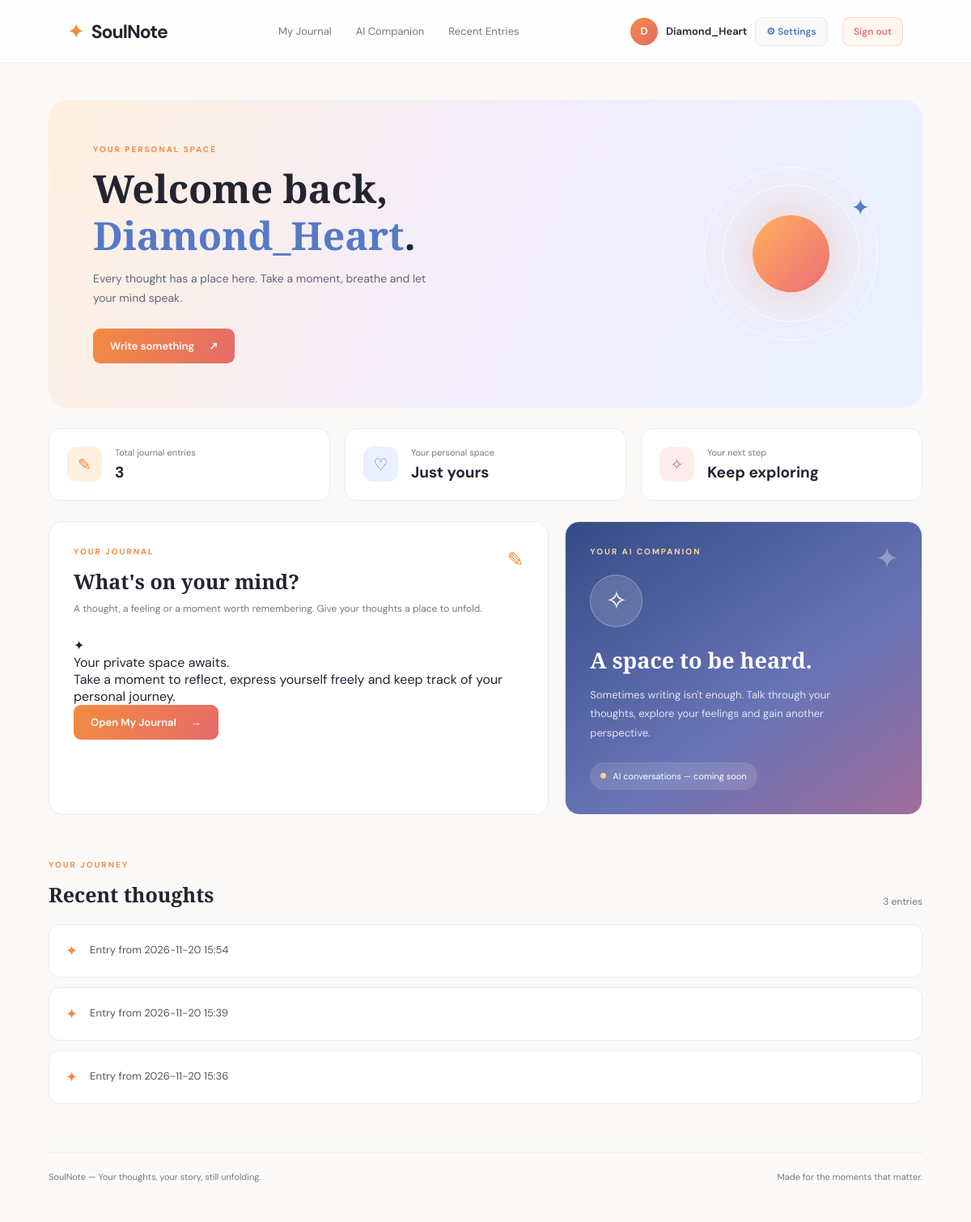
/home/ (signed in), run on an earlier commit of the app's database.
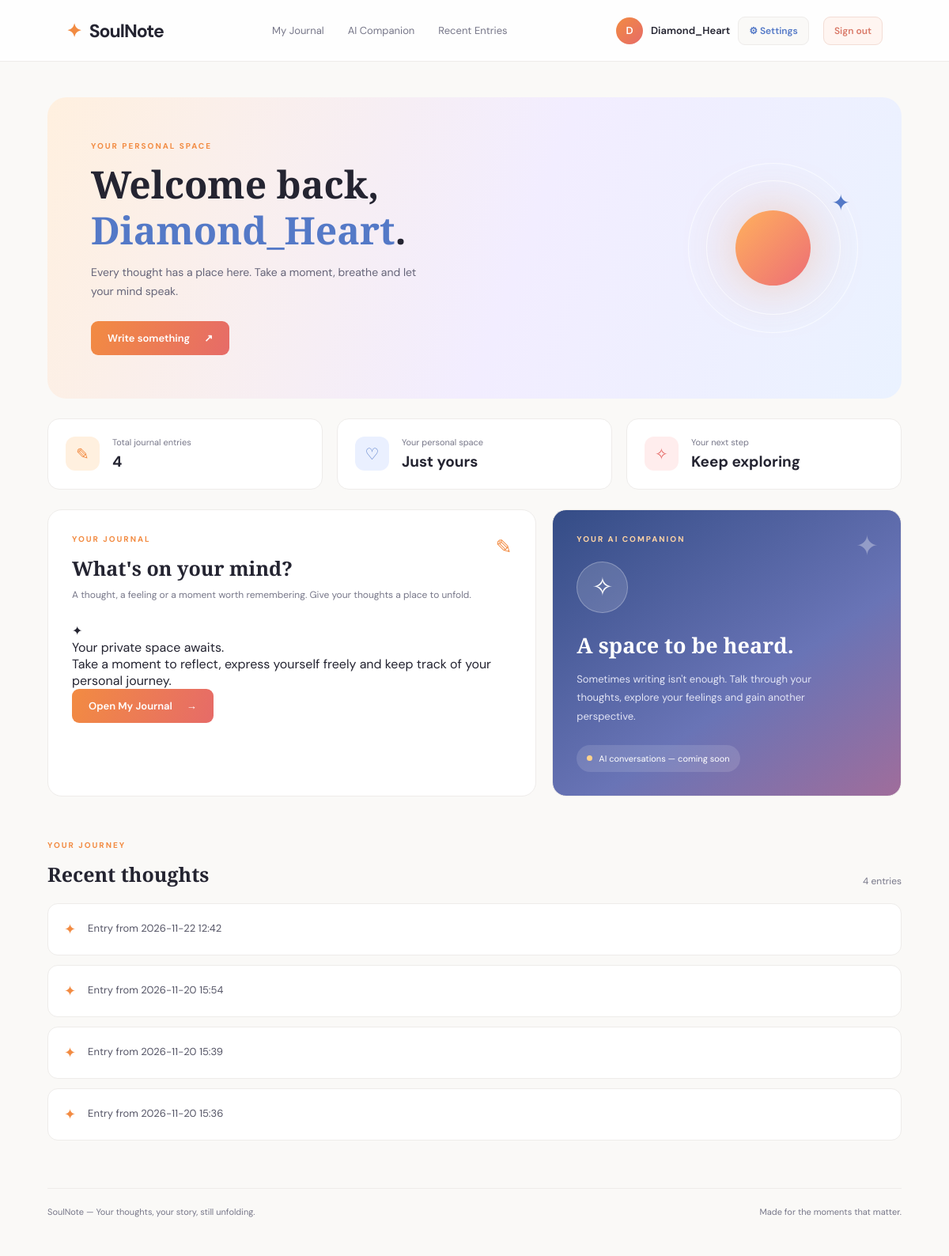
And on a later commit of the database.
### diary/models.py (models this page shows)
class DiaryEntry(models.Model):
	entry_uuid = models.UUIDField(
		default=uuid.uuid4,
		editable=False,
		null=True
	)
	user = models.ForeignKey(User, on_delete=models.CASCADE, related_name='diary_entries')
	content = models.TextField()
	detected_emotions = models.CharField(max_length=50, blank=True, null=True)
	ai_reflection = models.TextField(blank=True, null=True)
	ip_address = models.GenericIPAddressField(blank=True, null=True)
	created_at = models.DateTimeField(auto_now_add=True)
	updated_at = models.DateTimeField(auto_now=True)
	class Meta:
		ordering = ['-created_at']
		verbose_name_plural = "Diary Entries"
		constraints = [
			models.UniqueConstraint(
				fields=['user', 'entry_uuid'],
				name='unique_entry_uuid_per_user'
			)
		]
	def __str__(self):
		return f"Entry from {self.created_at.strftime('%Y-%m-%d %H:%M')}"

### diary/views.py (the view)
# urls.py: path('home/', home_view, name='home'),
@login_required(login_url='landing')
def home_view(request):
	entries = DiaryEntry.objects.filter(
		user=request.user
	).order_by('-id')
	context = {
		'username': request.user.username,
		'entries': entries,
		'entry_count': entries.count(),
	}
	return render(request, 'diary/home.html', context)

### templates/diary/home.html (shortened to what the changed rows need)
{% load static %}
<!DOCTYPE html>
<html lang="en">
<head>
    <link rel="stylesheet" href="{% static 'styles/home.css' %}">
</head>
<body>
    <main class="dashboard">
        <section class="welcome">
            <div>
                <h1>
                    Welcome back,
                    <span>{{ request.user.first_name|default:request.user.username }}</span>.
                </h1>
            </div>
        </section>
        <section class="overview">
            <div class="overview-card">
                <div>
                    <p>Total journal entries</p>
                    <h2>{{ entries|length }}</h2>
                </div>
            </div>
            <div class="overview-card">
                <div>
                    <h2>Just yours</h2>
                </div>
            </div>
            <div class="overview-card">
                <div>
                    <h2>Keep exploring</h2>
                </div>
            </div>
        </section>
        <section class="content-grid">
			<div class="panel journal-panel" id="journal">
				<div class="panel-heading">
					<div>
						<h2>What's on your mind?</h2>
					</div>
				</div>
			</div>
            <div class="panel companion-panel" id="companion">
                <h2>A space to be heard.</h2>
            </div>
        </section>
        <section class="recent-section" id="recent">
            <div class="section-heading">
                <div>
                    <p class="eyebrow">YOUR JOURNEY</p>
                    <h2>Recent thoughts</h2>
                </div>
                <span class="entry-count">
                    {{ entries|length }} entries
                </span>
            </div>
            {% if entries %}
                <div class="entries-list">
                    {% for entry in entries %}
                        <article class="entry-card">
                            <div class="entry-marker">✦</div>
                            <div class="entry-content">
                                <p>{{ entry }}</p>
                            </div>
                        </article>
                    {% endfor %}
                </div>
            {% endif %}
        </section>
    </main>
</body>
</html>

What changed in the data, as far as the page shows it:
added DiaryEntry: created_at "Entry from 2026-11-22 12:42"
Also different on the page:
{{ entries|length }}: "3" → "4"
